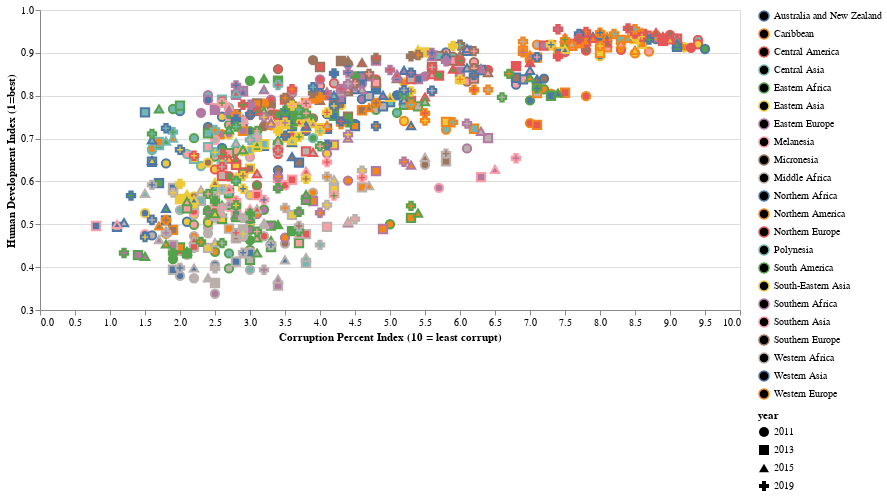

The cell this chart's notebook holds for it:
### Code cell
input_cont = alt.binding_select(options=['Africa','Americas','Asia','Europe','Oceania'])
select_cont = alt.selection_single(fields=['continent'], bind=input_cont, name='Regions of')
select_reg = alt.selection_multi(fields=['sub_region'], bind='legend')

alt.Chart(tudo).mark_point(size = 70).encode(
    x = alt.X('CPI:Q',title='Corruption Percent Index (10 = least corrupt)',
              scale=alt.Scale(zero=False),axis=alt.Axis(grid=False)),
    y = alt.Y('HDI:Q', title = 'Human Development Index (1=best)',scale=alt.Scale(zero=False,domain =[.3,1])),
    color=alt.Color('sub_region:N',legend=alt.Legend(title=None)),
    opacity = alt.condition(select_reg, alt.value(1),
                            alt.value(.1)),
    shape = alt.Shape('year:N'),
    fill = alt.Fill('country',legend = None),
    tooltip=['country','year','sub_region','CPI',"HDI"]
).add_selection(
    select_cont,
    select_reg
).transform_filter(
    select_cont,
).properties(
    width=700,
    height=300,
)

### Figure 1 — Vega-Lite specification as saved in the notebook (floating-point values rounded to 4 significant figures; data arrays with more than 128 entries replaced by an {"elided": "..."} marker saying what was removed)
{"config": {"view": {"continuousWidth": 400, "continuousHeight": 300}}, "data": {"name": "data-bd22d6fff388d0f3353e368e7d61756a"}, "mark": {"type": "point", "size": 70}, "encoding": {"color": {"type": "nominal", "field": "sub_region", "legend": {"title": null}}, "fill": {"type": "nominal", "field": "country", "legend": null}, "opacity": {"condition": {"value": 1, "selection": "selector003"}, "value": 0.1}, "shape": {"type": "nominal", "field": "year"}, "tooltip": [{"type": "nominal", "field": "country"}, {"type": "quantitative", "field": "year"}, {"type": "nominal", "field": "sub_region"}, {"type": "quantitative", "field": "CPI"}, {"type": "quantitative", "field": "HDI"}], "x": {"type": "quantitative", "axis": {"grid": false}, "field": "CPI", "scale": {"zero": false}, "title": "Corruption Percent Index (10 = least corrupt)"}, "y": {"type": "quantitative", "field": "HDI", "scale": {"domain": [0.3, 1], "zero": false}, "title": "Human Development Index (1=best)"}}, "height": 300, "selection": {"Regions of": {"type": "single", "fields": ["continent"], "bind": {"input": "select", "options": ["Africa", "Americas", "Asia", "Europe", "Oceania"]}}, "selector003": {"type": "multi", "fields": ["sub_region"], "bind": "legend"}}, "transform": [{"filter": {"selection": "Regions of"}}], "width": 700, "$schema": "https://vega.github.io/schema/vega-lite/v4.8.1.json", "datasets": {"data-bd22d6fff388d0f3353e368e7d61756a": {"elided": "683 records"}}}
